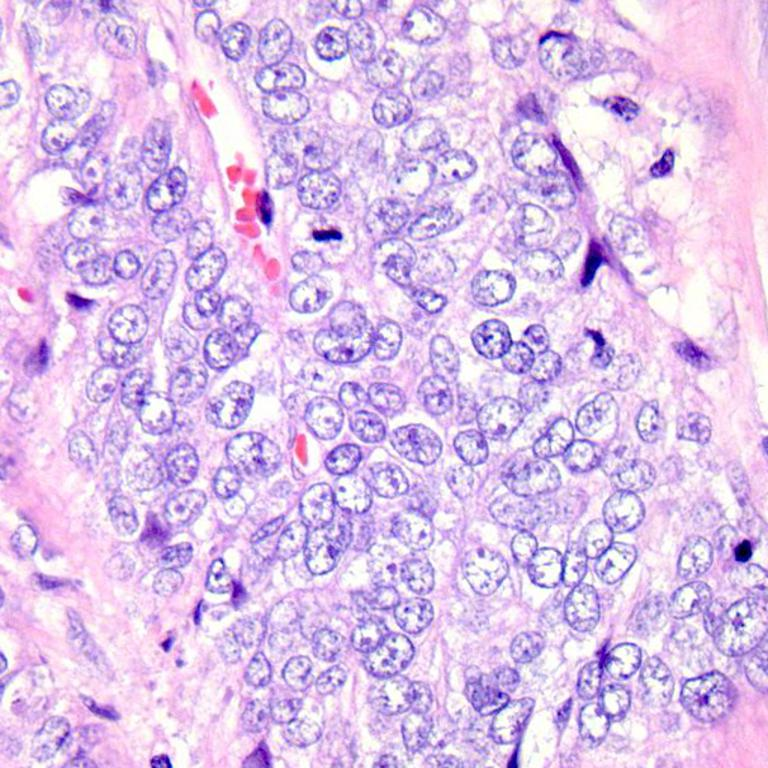
#> input picture o.jpeg, 768 x 768 px; its folder holds only this picture in this run
$ python -i feature_extraction.py   (imports and definitions only)   (older library calls are emulated)
#> lines starting #> are read from the running program, lines starting #| are printed output that depends on the picture
"""
feature_extraction.py
----------------------
The thesis states Keras/TensorFlow was used for "Model Implementation"
(Sec 3.5) but does not specify the exact feature extractor. The
standard, reproducible choice for classical ML classifiers (SVM/RF/MLP/LR)
on histopathology images is CNN bottleneck ("transfer learning") features
from a pretrained network.

Two extractors are provided:
    1. cnn_features()      -> VGG16 (ImageNet) global-average-pooled features
                               (recommended, matches "Keras" mention in thesis)
    2. classical_features() -> fast, no-download fallback for quick testing
                               (pixel statistics + histogram) — use only for
                               a smoke test, not for reporting final results.
"""

import numpy as np


# [48 lines left out: functions cnn_features, classical_features, not called in this run]


def _manual_hog(gray_img, bins=9):
    """Fallback HOG-like descriptor for OpenCV builds without HOGDescriptor."""
    import cv2

    resized = cv2.resize(gray_img, (64, 64))
    gx = cv2.Sobel(resized, cv2.CV_32F, 1, 0, ksize=1)
    gy = cv2.Sobel(resized, cv2.CV_32F, 0, 1, ksize=1)
    magnitude = np.hypot(gx, gy)
    angle_deg = np.mod(np.degrees(np.arctan2(gy, gx)) + 180.0, 180.0)
    bin_idx = (angle_deg / (180.0 / bins)).astype(np.int32)
    hist = np.zeros(bins, dtype=np.float32)
    np.add.at(hist, bin_idx.ravel(), magnitude.ravel())
    hist /= hist.sum() + 1e-8
    return hist


# [73 lines left out: function classical_features_rich, not called in this run]

>>> import cv2
>>> picture = cv2.imread('../o.jpeg', cv2.IMREAD_GRAYSCALE)
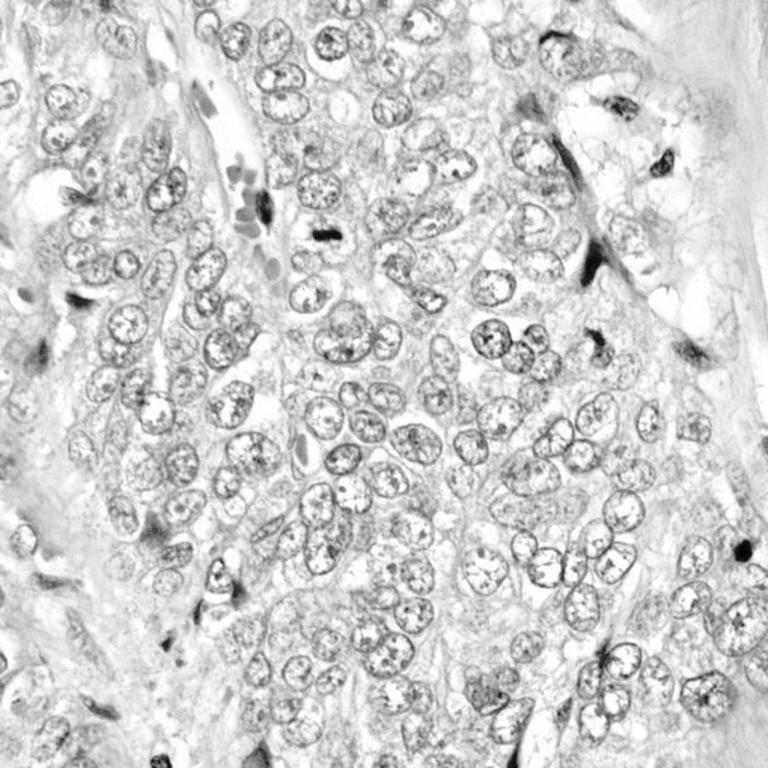
#> picture: shape (768, 768); min 0, max 255, mean 206.4
>>> result = _manual_hog(picture)
#> in _manual_hog, `resized = cv2.resize(gray_img, (64, 64))`:
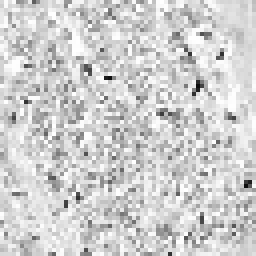
#> resized: shape (64, 64) (shown 4 times larger); min 14, max 255, mean 207.1
#> in _manual_hog, `gx = cv2.Sobel(resized, cv2.CV_32F, 1, 0, ksize=1)`:
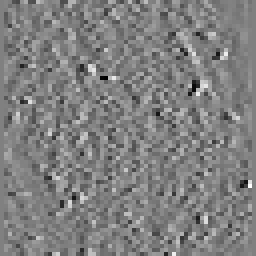
#> gx: shape (64, 64) float32 (shown 4 times larger); min -236, max 234, mean -0.1; drawn with min black and max white
#> in _manual_hog, `gy = cv2.Sobel(resized, cv2.CV_32F, 0, 1, ksize=1)`:
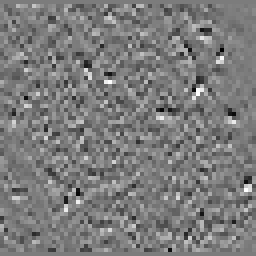
#> gy: shape (64, 64) float32 (shown 4 times larger); min -202, max 213, mean -0.1; drawn with min black and max white
#> in _manual_hog, `magnitude = np.hypot(gx, gy)`:
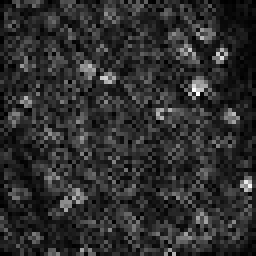
#> magnitude: shape (64, 64) float32 (shown 4 times larger); min 0, max 290, mean 52.6; drawn with min black and max white
#> in _manual_hog, `angle_deg = np.mod(np.degrees(np.arctan2(gy, gx)) + 180.0, 180.0)`:
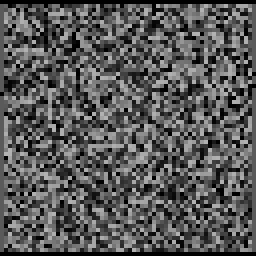
#> angle_deg: shape (64, 64) float32 (shown 4 times larger); min 0, max 179.7, mean 87.6
#> in _manual_hog, `bin_idx = (angle_deg / (180.0 / bins)).astype(np.int32)`:
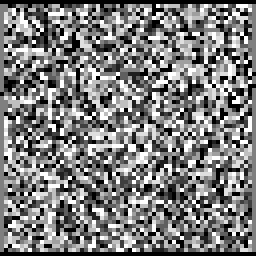
#> bin_idx: shape (64, 64) int32 (shown 4 times larger); min 0, max 8, mean 3.91; drawn with min black and max white
#> result = [0.137, 0.102, 0.102, 0.111, 0.129, 0.0985, 0.0898, 0.108, 0.122]
